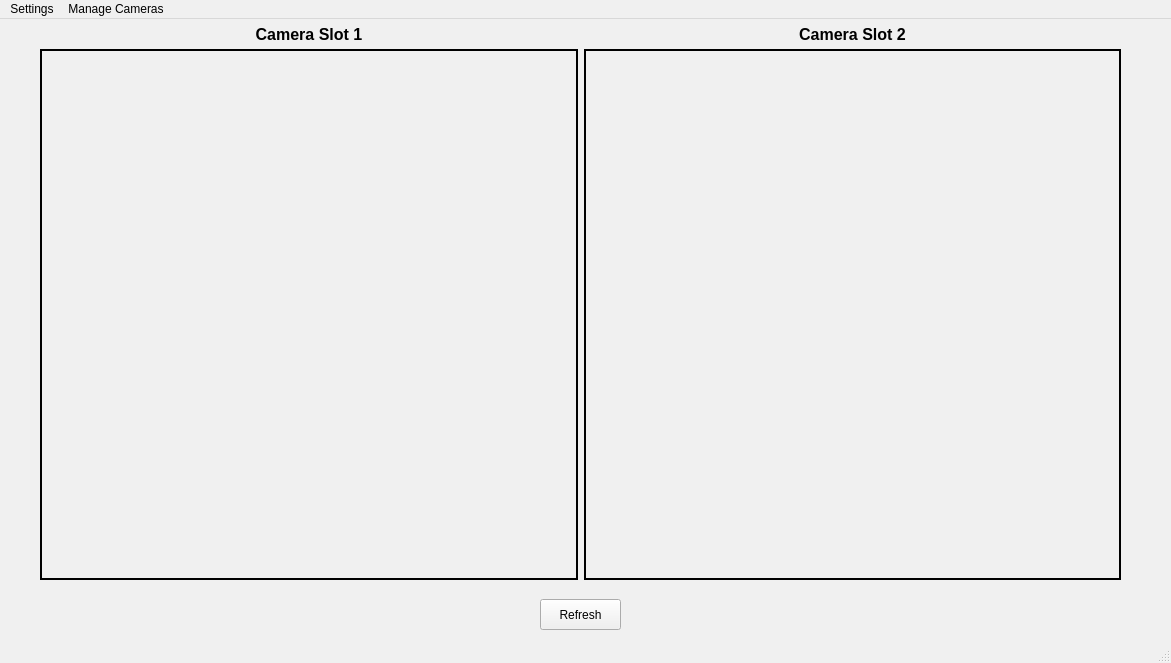
<?xml version="1.0" encoding="UTF-8"?>
<ui version="4.0">
 <class>MainWindow</class>
 <widget class="QMainWindow" name="MainWindow">
  <property name="geometry">
   <rect>
    <x>0</x>
    <y>0</y>
    <width>1171</width>
    <height>663</height>
   </rect>
  </property>
  <property name="palette">
   <palette>
    <active>
     <colorrole role="WindowText">
      <brush brushstyle="SolidPattern">
       <color alpha="255">
        <red>0</red>
        <green>0</green>
        <blue>0</blue>
       </color>
      </brush>
     </colorrole>
     <colorrole role="Button">
      <brush brushstyle="SolidPattern">
       <color alpha="255">
        <red>226</red>
        <green>226</green>
        <blue>226</blue>
       </color>
      </brush>
     </colorrole>
     <colorrole role="Light">
      <brush brushstyle="SolidPattern">
       <color alpha="255">
        <red>255</red>
        <green>255</green>
        <blue>255</blue>
       </color>
      </brush>
     </colorrole>
     <colorrole role="Midlight">
      <brush brushstyle="SolidPattern">
       <color alpha="255">
        <red>240</red>
        <green>240</green>
        <blue>240</blue>
       </color>
      </brush>
     </colorrole>
     <colorrole role="Dark">
      <brush brushstyle="SolidPattern">
       <color alpha="255">
        <red>113</red>
        <green>113</green>
        <blue>113</blue>
       </color>
      </brush>
     </colorrole>
     <colorrole role="Mid">
      <brush brushstyle="SolidPattern">
       <color alpha="255">
        <red>151</red>
        <green>151</green>
        <blue>151</blue>
       </color>
      </brush>
     </colorrole>
     <colorrole role="Text">
      <brush brushstyle="SolidPattern">
       <color alpha="255">
        <red>0</red>
        <green>0</green>
        <blue>0</blue>
       </color>
      </brush>
     </colorrole>
     <colorrole role="BrightText">
      <brush brushstyle="SolidPattern">
       <color alpha="255">
        <red>255</red>
        <green>255</green>
        <blue>255</blue>
       </color>
      </brush>
     </colorrole>
     <colorrole role="ButtonText">
      <brush brushstyle="SolidPattern">
       <color alpha="255">
        <red>0</red>
        <green>0</green>
        <blue>0</blue>
       </color>
      </brush>
     </colorrole>
     <colorrole role="Base">
      <brush brushstyle="SolidPattern">
       <color alpha="255">
        <red>226</red>
        <green>226</green>
        <blue>226</blue>
       </color>
      </brush>
     </colorrole>
     <colorrole role="Window">
      <brush brushstyle="SolidPattern">
       <color alpha="255">
        <red>226</red>
        <green>226</green>
        <blue>226</blue>
       </color>
      </brush>
     </colorrole>
     <colorrole role="Shadow">
      <brush brushstyle="SolidPattern">
       <color alpha="255">
        <red>0</red>
        <green>0</green>
        <blue>0</blue>
       </color>
      </brush>
     </colorrole>
     <colorrole role="AlternateBase">
      <brush brushstyle="SolidPattern">
       <color alpha="255">
        <red>240</red>
        <green>240</green>
        <blue>240</blue>
       </color>
      </brush>
     </colorrole>
     <colorrole role="ToolTipBase">
      <brush brushstyle="SolidPattern">
       <color alpha="255">
        <red>255</red>
        <green>255</green>
        <blue>220</blue>
       </color>
      </brush>
     </colorrole>
     <colorrole role="ToolTipText">
      <brush brushstyle="SolidPattern">
       <color alpha="255">
        <red>0</red>
        <green>0</green>
        <blue>0</blue>
       </color>
      </brush>
     </colorrole>
     <colorrole role="PlaceholderText">
      <brush brushstyle="SolidPattern">
       <color alpha="127">
        <red>0</red>
        <green>0</green>
        <blue>0</blue>
       </color>
      </brush>
     </colorrole>
    </active>
    <inactive>
     <colorrole role="WindowText">
      <brush brushstyle="SolidPattern">
       <color alpha="255">
        <red>0</red>
        <green>0</green>
        <blue>0</blue>
       </color>
      </brush>
     </colorrole>
     <colorrole role="Button">
      <brush brushstyle="SolidPattern">
       <color alpha="255">
        <red>240</red>
        <green>240</green>
        <blue>240</blue>
       </color>
      </brush>
     </colorrole>
     <colorrole role="Light">
      <brush brushstyle="SolidPattern">
       <color alpha="255">
        <red>255</red>
        <green>255</green>
        <blue>255</blue>
       </color>
      </brush>
     </colorrole>
     <colorrole role="Midlight">
      <brush brushstyle="SolidPattern">
       <color alpha="255">
        <red>227</red>
        <green>227</green>
        <blue>227</blue>
       </color>
      </brush>
     </colorrole>
     <colorrole role="Dark">
      <brush brushstyle="SolidPattern">
       <color alpha="255">
        <red>160</red>
        <green>160</green>
        <blue>160</blue>
       </color>
      </brush>
     </colorrole>
     <colorrole role="Mid">
      <brush brushstyle="SolidPattern">
       <color alpha="255">
        <red>160</red>
        <green>160</green>
        <blue>160</blue>
       </color>
      </brush>
     </colorrole>
     <colorrole role="Text">
      <brush brushstyle="SolidPattern">
       <color alpha="255">
        <red>0</red>
        <green>0</green>
        <blue>0</blue>
       </color>
      </brush>
     </colorrole>
     <colorrole role="BrightText">
      <brush brushstyle="SolidPattern">
       <color alpha="255">
        <red>255</red>
        <green>255</green>
        <blue>255</blue>
       </color>
      </brush>
     </colorrole>
     <colorrole role="ButtonText">
      <brush brushstyle="SolidPattern">
       <color alpha="255">
        <red>0</red>
        <green>0</green>
        <blue>0</blue>
       </color>
      </brush>
     </colorrole>
     <colorrole role="Base">
      <brush brushstyle="SolidPattern">
       <color alpha="255">
        <red>255</red>
        <green>255</green>
        <blue>255</blue>
       </color>
      </brush>
     </colorrole>
     <colorrole role="Window">
      <brush brushstyle="SolidPattern">
       <color alpha="255">
        <red>240</red>
        <green>240</green>
        <blue>240</blue>
       </color>
      </brush>
     </colorrole>
     <colorrole role="Shadow">
      <brush brushstyle="SolidPattern">
       <color alpha="255">
        <red>105</red>
        <green>105</green>
        <blue>105</blue>
       </color>
      </brush>
     </colorrole>
     <colorrole role="AlternateBase">
      <brush brushstyle="SolidPattern">
       <color alpha="255">
        <red>245</red>
        <green>245</green>
        <blue>245</blue>
       </color>
      </brush>
     </colorrole>
     <colorrole role="ToolTipBase">
      <brush brushstyle="SolidPattern">
       <color alpha="255">
        <red>255</red>
        <green>255</green>
        <blue>220</blue>
       </color>
      </brush>
     </colorrole>
     <colorrole role="ToolTipText">
      <brush brushstyle="SolidPattern">
       <color alpha="255">
        <red>0</red>
        <green>0</green>
        <blue>0</blue>
       </color>
      </brush>
     </colorrole>
     <colorrole role="PlaceholderText">
      <brush brushstyle="SolidPattern">
       <color alpha="128">
        <red>0</red>
        <green>0</green>
        <blue>0</blue>
       </color>
      </brush>
     </colorrole>
    </inactive>
    <disabled>
     <colorrole role="WindowText">
      <brush brushstyle="SolidPattern">
       <color alpha="255">
        <red>113</red>
        <green>113</green>
        <blue>113</blue>
       </color>
      </brush>
     </colorrole>
     <colorrole role="Button">
      <brush brushstyle="SolidPattern">
       <color alpha="255">
        <red>226</red>
        <green>226</green>
        <blue>226</blue>
       </color>
      </brush>
     </colorrole>
     <colorrole role="Light">
      <brush brushstyle="SolidPattern">
       <color alpha="255">
        <red>255</red>
        <green>255</green>
        <blue>255</blue>
       </color>
      </brush>
     </colorrole>
     <colorrole role="Midlight">
      <brush brushstyle="SolidPattern">
       <color alpha="255">
        <red>240</red>
        <green>240</green>
        <blue>240</blue>
       </color>
      </brush>
     </colorrole>
     <colorrole role="Dark">
      <brush brushstyle="SolidPattern">
       <color alpha="255">
        <red>113</red>
        <green>113</green>
        <blue>113</blue>
       </color>
      </brush>
     </colorrole>
     <colorrole role="Mid">
      <brush brushstyle="SolidPattern">
       <color alpha="255">
        <red>151</red>
        <green>151</green>
        <blue>151</blue>
       </color>
      </brush>
     </colorrole>
     <colorrole role="Text">
      <brush brushstyle="SolidPattern">
       <color alpha="255">
        <red>113</red>
        <green>113</green>
        <blue>113</blue>
       </color>
      </brush>
     </colorrole>
     <colorrole role="BrightText">
      <brush brushstyle="SolidPattern">
       <color alpha="255">
        <red>255</red>
        <green>255</green>
        <blue>255</blue>
       </color>
      </brush>
     </colorrole>
     <colorrole role="ButtonText">
      <brush brushstyle="SolidPattern">
       <color alpha="255">
        <red>113</red>
        <green>113</green>
        <blue>113</blue>
       </color>
      </brush>
     </colorrole>
     <colorrole role="Base">
      <brush brushstyle="SolidPattern">
       <color alpha="255">
        <red>226</red>
        <green>226</green>
        <blue>226</blue>
       </color>
      </brush>
     </colorrole>
     <colorrole role="Window">
      <brush brushstyle="SolidPattern">
       <color alpha="255">
        <red>226</red>
        <green>226</green>
        <blue>226</blue>
       </color>
      </brush>
     </colorrole>
     <colorrole role="Shadow">
      <brush brushstyle="SolidPattern">
       <color alpha="255">
        <red>0</red>
        <green>0</green>
        <blue>0</blue>
       </color>
      </brush>
     </colorrole>
     <colorrole role="AlternateBase">
      <brush brushstyle="SolidPattern">
       <color alpha="255">
        <red>245</red>
        <green>245</green>
        <blue>245</blue>
       </color>
      </brush>
     </colorrole>
     <colorrole role="ToolTipBase">
      <brush brushstyle="SolidPattern">
       <color alpha="255">
        <red>255</red>
        <green>255</green>
        <blue>220</blue>
       </color>
      </brush>
     </colorrole>
     <colorrole role="ToolTipText">
      <brush brushstyle="SolidPattern">
       <color alpha="255">
        <red>0</red>
        <green>0</green>
        <blue>0</blue>
       </color>
      </brush>
     </colorrole>
     <colorrole role="PlaceholderText">
      <brush brushstyle="SolidPattern">
       <color alpha="128">
        <red>0</red>
        <green>0</green>
        <blue>0</blue>
       </color>
      </brush>
     </colorrole>
    </disabled>
   </palette>
  </property>
  <property name="windowTitle">
   <string>ObjectDetection</string>
  </property>
  <property name="toolButtonStyle">
   <enum>Qt::ToolButtonTextOnly</enum>
  </property>
  <widget class="QWidget" name="centralwidget">
   <widget class="QWidget" name="gridLayoutWidget_2">
    <property name="geometry">
     <rect>
      <x>40</x>
      <y>30</y>
      <width>1081</width>
      <height>531</height>
     </rect>
    </property>
    <layout class="QGridLayout" name="videoStreamsGrid">
     <item row="0" column="0">
      <widget class="QLabel" name="entranceCameraLabel">
       <property name="sizePolicy">
        <sizepolicy hsizetype="Preferred" vsizetype="Preferred">
         <horstretch>0</horstretch>
         <verstretch>0</verstretch>
        </sizepolicy>
       </property>
       <property name="baseSize">
        <size>
         <width>0</width>
         <height>0</height>
        </size>
       </property>
       <property name="palette">
        <palette>
         <active>
          <colorrole role="WindowText">
           <brush brushstyle="SolidPattern">
            <color alpha="255">
             <red>0</red>
             <green>0</green>
             <blue>0</blue>
            </color>
           </brush>
          </colorrole>
          <colorrole role="Button">
           <brush brushstyle="SolidPattern">
            <color alpha="255">
             <red>232</red>
             <green>255</green>
             <blue>220</blue>
            </color>
           </brush>
          </colorrole>
          <colorrole role="Light">
           <brush brushstyle="SolidPattern">
            <color alpha="255">
             <red>255</red>
             <green>255</green>
             <blue>255</blue>
            </color>
           </brush>
          </colorrole>
          <colorrole role="Midlight">
           <brush brushstyle="SolidPattern">
            <color alpha="255">
             <red>243</red>
             <green>255</green>
             <blue>237</blue>
            </color>
           </brush>
          </colorrole>
          <colorrole role="Dark">
           <brush brushstyle="SolidPattern">
            <color alpha="255">
             <red>116</red>
             <green>127</green>
             <blue>110</blue>
            </color>
           </brush>
          </colorrole>
          <colorrole role="Mid">
           <brush brushstyle="SolidPattern">
            <color alpha="255">
             <red>155</red>
             <green>170</green>
             <blue>147</blue>
            </color>
           </brush>
          </colorrole>
          <colorrole role="Text">
           <brush brushstyle="SolidPattern">
            <color alpha="255">
             <red>0</red>
             <green>0</green>
             <blue>0</blue>
            </color>
           </brush>
          </colorrole>
          <colorrole role="BrightText">
           <brush brushstyle="SolidPattern">
            <color alpha="255">
             <red>255</red>
             <green>255</green>
             <blue>255</blue>
            </color>
           </brush>
          </colorrole>
          <colorrole role="ButtonText">
           <brush brushstyle="SolidPattern">
            <color alpha="255">
             <red>0</red>
             <green>0</green>
             <blue>0</blue>
            </color>
           </brush>
          </colorrole>
          <colorrole role="Base">
           <brush brushstyle="SolidPattern">
            <color alpha="255">
             <red>255</red>
             <green>255</green>
             <blue>255</blue>
            </color>
           </brush>
          </colorrole>
          <colorrole role="Window">
           <brush brushstyle="SolidPattern">
            <color alpha="255">
             <red>232</red>
             <green>255</green>
             <blue>220</blue>
            </color>
           </brush>
          </colorrole>
          <colorrole role="Shadow">
           <brush brushstyle="SolidPattern">
            <color alpha="255">
             <red>0</red>
             <green>0</green>
             <blue>0</blue>
            </color>
           </brush>
          </colorrole>
          <colorrole role="AlternateBase">
           <brush brushstyle="SolidPattern">
            <color alpha="255">
             <red>243</red>
             <green>255</green>
             <blue>237</blue>
            </color>
           </brush>
          </colorrole>
          <colorrole role="ToolTipBase">
           <brush brushstyle="SolidPattern">
            <color alpha="255">
             <red>255</red>
             <green>255</green>
             <blue>220</blue>
            </color>
           </brush>
          </colorrole>
          <colorrole role="ToolTipText">
           <brush brushstyle="SolidPattern">
            <color alpha="255">
             <red>0</red>
             <green>0</green>
             <blue>0</blue>
            </color>
           </brush>
          </colorrole>
          <colorrole role="PlaceholderText">
           <brush brushstyle="SolidPattern">
            <color alpha="127">
             <red>0</red>
             <green>0</green>
             <blue>0</blue>
            </color>
           </brush>
          </colorrole>
         </active>
         <inactive>
          <colorrole role="WindowText">
           <brush brushstyle="SolidPattern">
            <color alpha="255">
             <red>0</red>
             <green>0</green>
             <blue>0</blue>
            </color>
           </brush>
          </colorrole>
          <colorrole role="Button">
           <brush brushstyle="SolidPattern">
            <color alpha="255">
             <red>240</red>
             <green>240</green>
             <blue>240</blue>
            </color>
           </brush>
          </colorrole>
          <colorrole role="Light">
           <brush brushstyle="SolidPattern">
            <color alpha="255">
             <red>255</red>
             <green>255</green>
             <blue>255</blue>
            </color>
           </brush>
          </colorrole>
          <colorrole role="Midlight">
           <brush brushstyle="SolidPattern">
            <color alpha="255">
             <red>227</red>
             <green>227</green>
             <blue>227</blue>
            </color>
           </brush>
          </colorrole>
          <colorrole role="Dark">
           <brush brushstyle="SolidPattern">
            <color alpha="255">
             <red>160</red>
             <green>160</green>
             <blue>160</blue>
            </color>
           </brush>
          </colorrole>
          <colorrole role="Mid">
           <brush brushstyle="SolidPattern">
            <color alpha="255">
             <red>160</red>
             <green>160</green>
             <blue>160</blue>
            </color>
           </brush>
          </colorrole>
          <colorrole role="Text">
           <brush brushstyle="SolidPattern">
            <color alpha="255">
             <red>0</red>
             <green>0</green>
             <blue>0</blue>
            </color>
           </brush>
          </colorrole>
          <colorrole role="BrightText">
           <brush brushstyle="SolidPattern">
            <color alpha="255">
             <red>255</red>
             <green>255</green>
             <blue>255</blue>
            </color>
           </brush>
          </colorrole>
          <colorrole role="ButtonText">
           <brush brushstyle="SolidPattern">
            <color alpha="255">
             <red>0</red>
             <green>0</green>
             <blue>0</blue>
            </color>
           </brush>
          </colorrole>
          <colorrole role="Base">
           <brush brushstyle="SolidPattern">
            <color alpha="255">
             <red>255</red>
             <green>255</green>
             <blue>255</blue>
            </color>
           </brush>
          </colorrole>
          <colorrole role="Window">
           <brush brushstyle="SolidPattern">
            <color alpha="255">
             <red>240</red>
             <green>240</green>
             <blue>240</blue>
            </color>
           </brush>
          </colorrole>
          <colorrole role="Shadow">
           <brush brushstyle="SolidPattern">
            <color alpha="255">
             <red>105</red>
             <green>105</green>
             <blue>105</blue>
            </color>
           </brush>
          </colorrole>
          <colorrole role="AlternateBase">
           <brush brushstyle="SolidPattern">
            <color alpha="255">
             <red>245</red>
             <green>245</green>
             <blue>245</blue>
            </color>
           </brush>
          </colorrole>
          <colorrole role="ToolTipBase">
           <brush brushstyle="SolidPattern">
            <color alpha="255">
             <red>255</red>
             <green>255</green>
             <blue>220</blue>
            </color>
           </brush>
          </colorrole>
          <colorrole role="ToolTipText">
           <brush brushstyle="SolidPattern">
            <color alpha="255">
             <red>0</red>
             <green>0</green>
             <blue>0</blue>
            </color>
           </brush>
          </colorrole>
          <colorrole role="PlaceholderText">
           <brush brushstyle="SolidPattern">
            <color alpha="128">
             <red>0</red>
             <green>0</green>
             <blue>0</blue>
            </color>
           </brush>
          </colorrole>
         </inactive>
         <disabled>
          <colorrole role="WindowText">
           <brush brushstyle="SolidPattern">
            <color alpha="255">
             <red>116</red>
             <green>127</green>
             <blue>110</blue>
            </color>
           </brush>
          </colorrole>
          <colorrole role="Button">
           <brush brushstyle="SolidPattern">
            <color alpha="255">
             <red>232</red>
             <green>255</green>
             <blue>220</blue>
            </color>
           </brush>
          </colorrole>
          <colorrole role="Light">
           <brush brushstyle="SolidPattern">
            <color alpha="255">
             <red>255</red>
             <green>255</green>
             <blue>255</blue>
            </color>
           </brush>
          </colorrole>
          <colorrole role="Midlight">
           <brush brushstyle="SolidPattern">
            <color alpha="255">
             <red>243</red>
             <green>255</green>
             <blue>237</blue>
            </color>
           </brush>
          </colorrole>
          <colorrole role="Dark">
           <brush brushstyle="SolidPattern">
            <color alpha="255">
             <red>116</red>
             <green>127</green>
             <blue>110</blue>
            </color>
           </brush>
          </colorrole>
          <colorrole role="Mid">
           <brush brushstyle="SolidPattern">
            <color alpha="255">
             <red>155</red>
             <green>170</green>
             <blue>147</blue>
            </color>
           </brush>
          </colorrole>
          <colorrole role="Text">
           <brush brushstyle="SolidPattern">
            <color alpha="255">
             <red>116</red>
             <green>127</green>
             <blue>110</blue>
            </color>
           </brush>
          </colorrole>
          <colorrole role="BrightText">
           <brush brushstyle="SolidPattern">
            <color alpha="255">
             <red>255</red>
             <green>255</green>
             <blue>255</blue>
            </color>
           </brush>
          </colorrole>
          <colorrole role="ButtonText">
           <brush brushstyle="SolidPattern">
            <color alpha="255">
             <red>116</red>
             <green>127</green>
             <blue>110</blue>
            </color>
           </brush>
          </colorrole>
          <colorrole role="Base">
           <brush brushstyle="SolidPattern">
            <color alpha="255">
             <red>232</red>
             <green>255</green>
             <blue>220</blue>
            </color>
           </brush>
          </colorrole>
          <colorrole role="Window">
           <brush brushstyle="SolidPattern">
            <color alpha="255">
             <red>232</red>
             <green>255</green>
             <blue>220</blue>
            </color>
           </brush>
          </colorrole>
          <colorrole role="Shadow">
           <brush brushstyle="SolidPattern">
            <color alpha="255">
             <red>0</red>
             <green>0</green>
             <blue>0</blue>
            </color>
           </brush>
          </colorrole>
          <colorrole role="AlternateBase">
           <brush brushstyle="SolidPattern">
            <color alpha="255">
             <red>245</red>
             <green>245</green>
             <blue>245</blue>
            </color>
           </brush>
          </colorrole>
          <colorrole role="ToolTipBase">
           <brush brushstyle="SolidPattern">
            <color alpha="255">
             <red>255</red>
             <green>255</green>
             <blue>220</blue>
            </color>
           </brush>
          </colorrole>
          <colorrole role="ToolTipText">
           <brush brushstyle="SolidPattern">
            <color alpha="255">
             <red>0</red>
             <green>0</green>
             <blue>0</blue>
            </color>
           </brush>
          </colorrole>
          <colorrole role="PlaceholderText">
           <brush brushstyle="SolidPattern">
            <color alpha="128">
             <red>0</red>
             <green>0</green>
             <blue>0</blue>
            </color>
           </brush>
          </colorrole>
         </disabled>
        </palette>
       </property>
       <property name="frameShape">
        <enum>QFrame::WinPanel</enum>
       </property>
       <property name="lineWidth">
        <number>2</number>
       </property>
       <property name="midLineWidth">
        <number>-1</number>
       </property>
       <property name="text">
        <string/>
       </property>
      </widget>
     </item>
     <item row="0" column="1">
      <widget class="QLabel" name="exitCameraLabel">
       <property name="enabled">
        <bool>true</bool>
       </property>
       <property name="frameShape">
        <enum>QFrame::WinPanel</enum>
       </property>
       <property name="lineWidth">
        <number>2</number>
       </property>
       <property name="text">
        <string/>
       </property>
      </widget>
     </item>
    </layout>
   </widget>
   <widget class="QPushButton" name="systemTurnButton">
    <property name="geometry">
     <rect>
      <x>540</x>
      <y>580</y>
      <width>81</width>
      <height>31</height>
     </rect>
    </property>
    <property name="text">
     <string>Refresh</string>
    </property>
   </widget>
   <widget class="QWidget" name="gridLayoutWidget">
    <property name="geometry">
     <rect>
      <x>40</x>
      <y>0</y>
      <width>1081</width>
      <height>31</height>
     </rect>
    </property>
    <layout class="QGridLayout" name="cameraSlotsLabelsGrid">
     <item row="0" column="0">
      <widget class="QLabel" name="label">
       <property name="text">
        <string>&lt;html&gt;&lt;head/&gt;&lt;body&gt;&lt;p&gt;&lt;span style=&quot; font-size:12pt; font-weight:700;&quot;&gt;Camera Slot 1&lt;/span&gt;&lt;/p&gt;&lt;/body&gt;&lt;/html&gt;</string>
       </property>
       <property name="alignment">
        <set>Qt::AlignCenter</set>
       </property>
      </widget>
     </item>
     <item row="0" column="1">
      <widget class="QLabel" name="label_2">
       <property name="text">
        <string>&lt;html&gt;&lt;head/&gt;&lt;body&gt;&lt;p&gt;&lt;span style=&quot; font-size:12pt; font-weight:700;&quot;&gt;Camera Slot 2&lt;/span&gt;&lt;/p&gt;&lt;/body&gt;&lt;/html&gt;</string>
       </property>
       <property name="textFormat">
        <enum>Qt::AutoText</enum>
       </property>
       <property name="alignment">
        <set>Qt::AlignCenter</set>
       </property>
      </widget>
     </item>
    </layout>
   </widget>
  </widget>
  <widget class="QMenuBar" name="menubar">
   <property name="geometry">
    <rect>
     <x>0</x>
     <y>0</y>
     <width>1171</width>
     <height>26</height>
    </rect>
   </property>
   <widget class="QMenu" name="settingsMenu">
    <property name="title">
     <string>Settings</string>
    </property>
    <addaction name="changeVideoSourceAction"/>
    <addaction name="viewSpecificCameraAction"/>
   </widget>
   <widget class="QMenu" name="manageCameraMenu">
    <property name="title">
     <string>Manage Cameras</string>
    </property>
    <addaction name="addCameraAction"/>
    <addaction name="removeCameraAction"/>
    <addaction name="updateCameraAction"/>
    <addaction name="listCameraAction"/>
   </widget>
   <addaction name="settingsMenu"/>
   <addaction name="manageCameraMenu"/>
  </widget>
  <widget class="QStatusBar" name="statusbar"/>
  <action name="changeVideoSourceAction">
   <property name="text">
    <string>Change Video Source</string>
   </property>
  </action>
  <action name="viewSpecificCameraAction">
   <property name="text">
    <string>View Specific Camera</string>
   </property>
  </action>
  <action name="addCameraAction">
   <property name="text">
    <string>Add</string>
   </property>
  </action>
  <action name="removeCameraAction">
   <property name="text">
    <string>Remove</string>
   </property>
  </action>
  <action name="updateCameraAction">
   <property name="text">
    <string>Update</string>
   </property>
  </action>
  <action name="listCameraAction">
   <property name="text">
    <string>List</string>
   </property>
  </action>
 </widget>
 <resources/>
 <connections/>
</ui>
